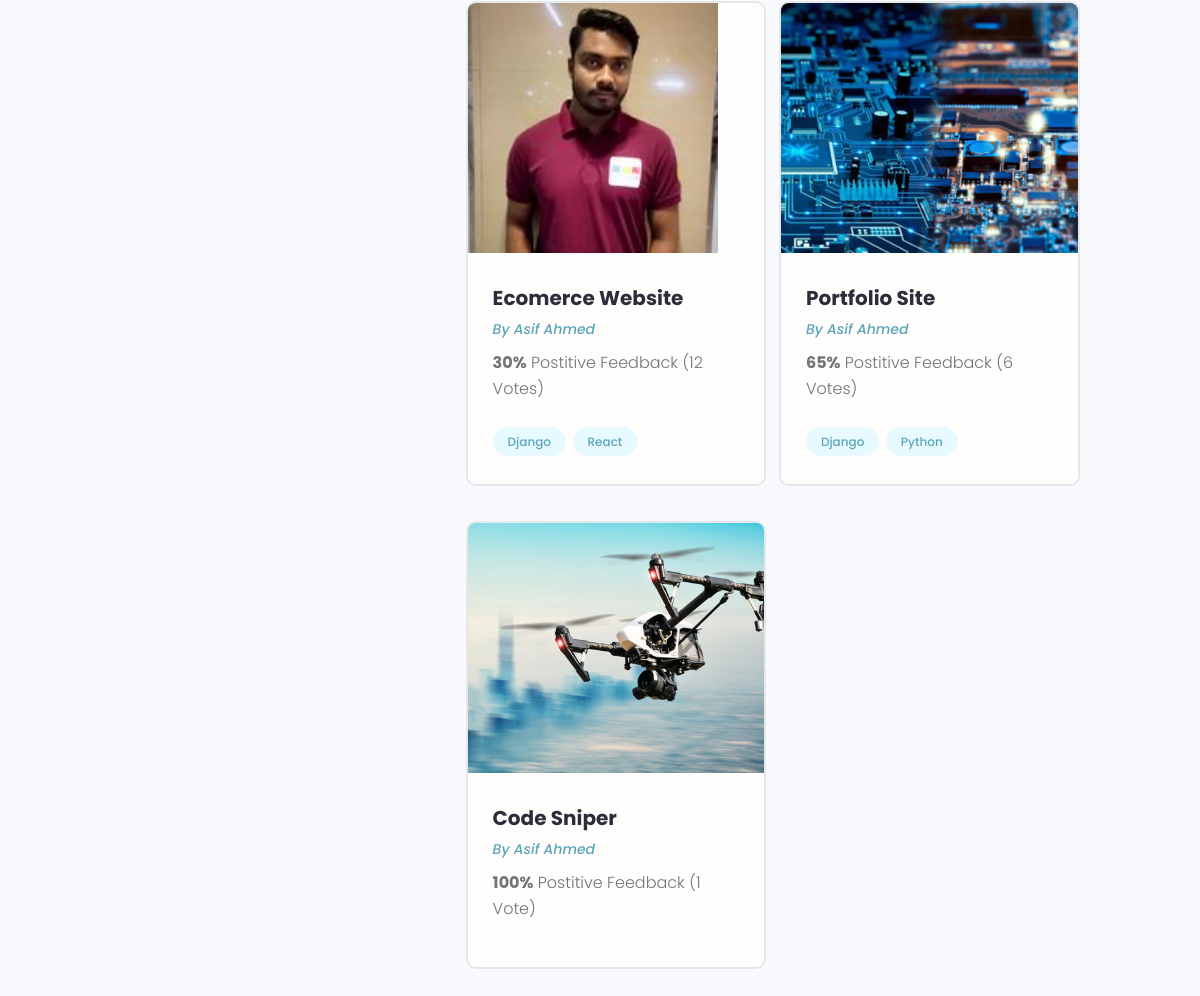
The app's page /profile/179a5211-1b01-46aa-9598-48ccbf46f8c3/ (lower part), older data.
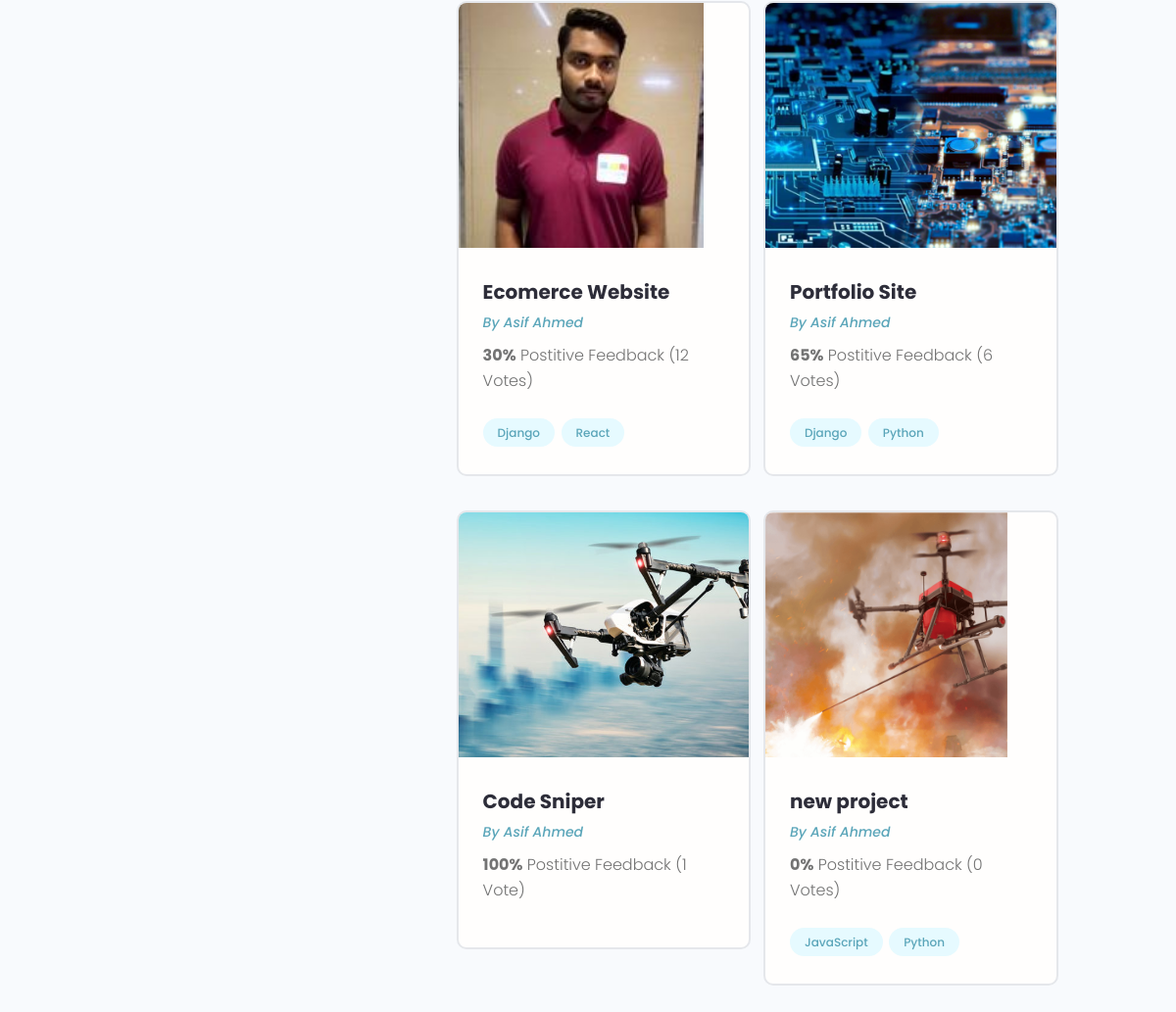
The same page, newer data.
### projects/models.py (models this page shows, shortened)
class Project(models.Model):
    owner = models.ForeignKey(Profile, null=True, blank=True, on_delete=models.SET_NULL)
    title = models.CharField(max_length=200)
    description = models.TextField(null=True, blank=True)
    featured_image = models.ImageField(null=True, blank=True, default="default.jpg")
    demo_link = models.CharField(max_length=2000, null=True, blank=True)
    source_link = models.CharField(max_length=2000, null=True, blank=True)
    tags = models.ManyToManyField('Tag', blank=True)
    vote_total = models.IntegerField(default=0, null=True, blank=True)
    vote_ratio = models.IntegerField(default=0, null=True, blank=True)
    created = models.DateTimeField(auto_now_add=True)
    id = models.UUIDField(default=uuid.uuid4, unique=True, primary_key=True, editable=False)

class Tag(models.Model):
    name = models.CharField(max_length=200)
    created = models.DateTimeField(auto_now_add=True)
    id = models.UUIDField(default=uuid.uuid4, unique=True, primary_key=True, editable=False)
    def __str__(self):
        return self.name

### users/models.py (models this page shows, shortened)
class Profile(models.Model):
    user = models.OneToOneField(User, on_delete=models.CASCADE, null=True, blank=True)
    name = models.CharField(max_length=200, blank=True, null=True)
    email = models.EmailField(max_length=500, blank=True, null=True)
    username = models.CharField(max_length=200, blank=True, null=True)
    location = models.CharField(max_length=200, blank=True, null=True)
    short_intro = models.CharField(max_length=200, blank=True, null=True)
    bio = models.TextField(blank=True, null=True)
    profile_image = models.ImageField(null=True, blank=True, upload_to='profiles/', default="profiles/user-default.png")
    social_github = models.CharField(max_length=200, blank=True, null=True)
    social_twitter = models.CharField(max_length=200, blank=True, null=True)
    social_linkedin = models.CharField(max_length=200, blank=True, null=True)
    social_youtube = models.CharField(max_length=200, blank=True, null=True)
    social_website = models.CharField(max_length=200, blank=True, null=True)
    created = models.DateTimeField(auto_now_add=True)
    id = models.UUIDField(default=uuid.uuid4, unique=True, primary_key=True, editable=False)

### users/views.py (the view)
# urls.py: path('profile/<str:pk>/', views.userProfile, name="user-profile"),
def userProfile(request, pk):
    profile = Profile.objects.get(id=pk)
    topSkills = profile.skill_set.exclude(description__exact="")
    otherSkills = profile.skill_set.filter(description="")
    context = {'profile': profile, 'topSkills': topSkills, 'otherSkills': otherSkills}
    return render(request, 'users/user-profile.html', context)

### users/models.py (called while the page is built)
    def __str__(self):
        return str(self.name)

### users/templates/users/user-profile.html (shortened to what this page needs)
{% extends 'main.html' %}
{% block content %}
  <main class="profile my-md">
    <div class="container">
      <div class="layout">
        <div class="column column--1of3">
        </div>
        <div class="column column--2of3">
          <div class="devInfo">
            <div class="grid grid--two">
              {% for project in profile.project_set.all %}
              <div class="column">
                <div class="card project">
                  <a href="{% url 'project' project.id %}" class="project">
                    <img class="project__thumbnail" src="{{project.featured_image.url}}" alt="project thumbnail" />
                    <div class="card__body">
                      <h3 class="project__title">{{project.title}}</h3>
                      <p><a class="project__author" href="{% url 'user-profile' project.owner.id %}">By {{project.owner.name}}</a></p>
                      <p class="project--rating">
                        <span style="font-weight: bold;">{{project.vote_ratio}}%</span> Postitive
                        Feedback ({{project.vote_total}} Vote{{project.vote_total|pluralize:"s"}})
                      </p>
                      <div class="project__tags">
                        {% for tag in project.tags.all %}
                        <span class="tag tag--pill tag--main">
                          <small>{{tag}}</small>
                        </span>
                        {% endfor %}
                      </div>
                    </div>
                  </a>
                </div>
              </div>
              {% endfor %}
            </div>
          </div>
        </div>
      </div>
    </div>
  </main>
{% endblock content %}}

Row changes from the older to the newer data that the page shows:
added Project: featured_image (picture), title "new project", owner.name "Asif Ahmed", vote_ratio "0", vote_total "0", Tag (name "Python")
now on this page (row unchanged): Tag: name "JavaScript", shown under "new project"
